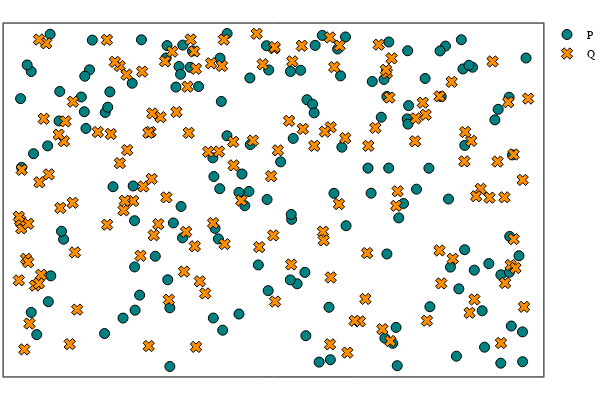

Write notebook code for a chart like this one.
### Markdown cell above
Plot the points on square torus. Assume that the sides of the squares have been identified to represent a torus

### Code cell
P_2d = hcat(P_theta, P_phi)
Q_2d = hcat(Q_theta, Q_phi)
p = plot_P_Q(P_2d, Q_2d)

### Figure 1 — Plotly figure (JSON) as saved in the notebook; plotly's stock layout.template omitted (floating-point values rounded to 4 significant figures; data arrays with more than 128 entries replaced by an {"elided": "..."} marker saying what was removed)
{"data": [{"colorbar": {"title": ""}, "legendgroup": "P", "marker": {"color": "rgba(0, 129, 129, 1.000)", "line": {"color": "rgba(0, 0, 0, 1.000)", "width": 1}, "size": 10, "symbol": "circle"}, "mode": "markers", "name": "P", "showlegend": true, "type": "scatter", "x": {"elided": "150 float values"}, "xaxis": "x1", "y": {"elided": "150 float values"}, "yaxis": "y1", "zmax": null, "zmin": null}, {"colorbar": {"title": ""}, "legendgroup": "Q", "marker": {"color": "rgba(255, 141, 0, 1.000)", "line": {"color": "rgba(0, 0, 0, 1.000)", "width": 1}, "size": 10, "symbol": "x"}, "mode": "markers", "name": "Q", "showlegend": true, "type": "scatter", "x": {"elided": "150 float values"}, "xaxis": "x1", "y": {"elided": "150 float values"}, "yaxis": "y1", "zmax": null, "zmin": null}], "layout": {"annotations": [], "height": 400, "legend": {"bgcolor": "rgba(255, 255, 255, 1.000)", "bordercolor": "rgba(0, 0, 0, 1.000)", "font": {"color": "rgba(0, 0, 0, 1.000)", "family": "sans-serif", "size": 11}, "tracegroupgap": 0, "x": 1, "y": 1}, "margin": {"b": 20, "l": 0, "r": 0, "t": 20}, "paper_bgcolor": "rgba(255, 255, 255, 1.000)", "plot_bgcolor": "rgba(255, 255, 255, 1.000)", "showlegend": true, "width": 600, "xaxis": {"anchor": "y1", "domain": [0.006562, 0.9934], "gridcolor": "rgba(0, 0, 0, 0.100)", "gridwidth": 0.5, "linecolor": "rgba(0, 0, 0, 1.000)", "mirror": true, "range": [-0.1745, 6.369], "showgrid": true, "showline": true, "showticklabels": true, "tickangle": 0, "tickcolor": "rgb(0, 0, 0)", "tickfont": {"color": "rgba(0, 0, 0, 1.000)", "family": "sans-serif", "size": 11}, "tickmode": "array", "ticks": "inside", "ticktext": [], "tickvals": [], "title": "", "titlefont": {"color": "rgba(0, 0, 0, 1.000)", "family": "sans-serif", "size": 15}, "type": "-", "visible": true, "zeroline": false, "zerolinecolor": "rgba(0, 0, 0, 1.000)"}, "yaxis": {"anchor": "x1", "domain": [0.009843, 0.9902], "gridcolor": "rgba(0, 0, 0, 0.100)", "gridwidth": 0.5, "linecolor": "rgba(0, 0, 0, 1.000)", "mirror": true, "range": [-0.1605, 6.396], "showgrid": true, "showline": true, "showticklabels": true, "tickangle": 0, "tickcolor": "rgb(0, 0, 0)", "tickfont": {"color": "rgba(0, 0, 0, 1.000)", "family": "sans-serif", "size": 11}, "tickmode": "array", "ticks": "inside", "ticktext": [], "tickvals": [], "title": "", "titlefont": {"color": "rgba(0, 0, 0, 1.000)", "family": "sans-serif", "size": 15}, "type": "-", "visible": true, "zeroline": false, "zerolinecolor": "rgba(0, 0, 0, 1.000)"}}}
